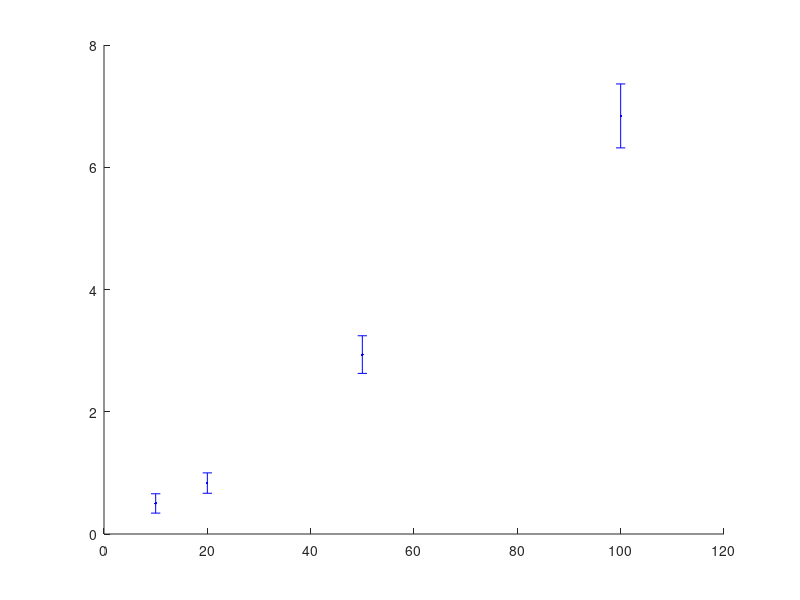

MATLAB code to generate this figure: (Note: this script raises an error after producing the figure.)
%Summarize_ATP_GammaS_Cluster_Statistics.m
C=[10 20 50 100];
N=[10 25 91 171];
DNA=[20 30 31 25]; %in kb
ErrN=sqrt(N);
PauseDensity=N./DNA;
PauseDensityErr=ErrN./DNA;

p=polyfit([0 C],[0 PauseDensity],1);
x=0:1:100;
y=polyval(p,x);
figure;
errorbar(C,PauseDensity,PauseDensityErr,'.b','MarkerSize',20,'LineWidth',2);
hold on;
plot(x,y,':k');
set(gca,'FontSize',14)
xlabel('ATP-{\gamma}-S Concentration (nM)');
ylabel('Pause Density (per kb DNA)');
title('ATP-{\gamma}-S Induced Pause Density')
axis([0 120 0 8])
